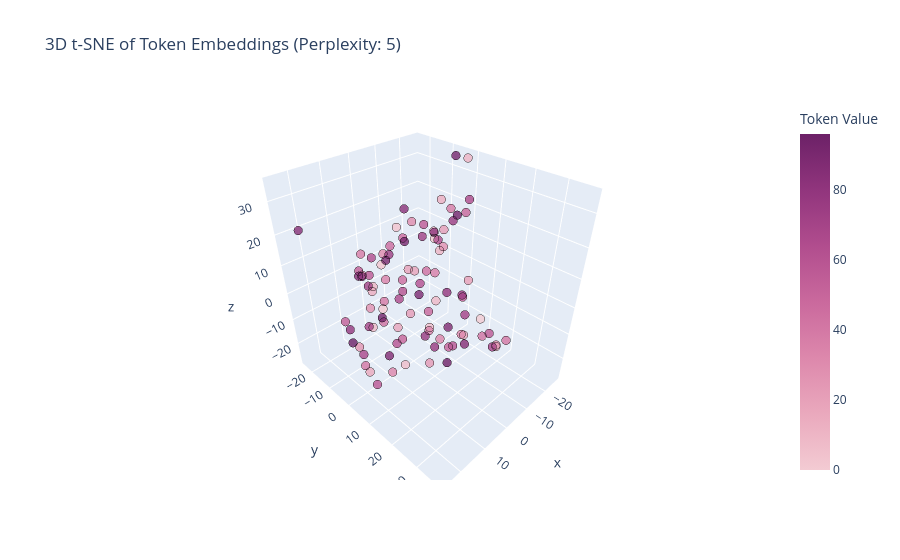

Source (notebook cell):
### Code cell
model_path = r"/home/aleczo/Documents/Temp/Research/grokking/research/Power2022/CUDA version/experiments/run_L3_D16_20260508_175944/checkpoints/model_epoch_19000.pt"
model.load_state_dict(torch.load(model_path))

plot_embeddings_3d_tsne(model, p=97)
